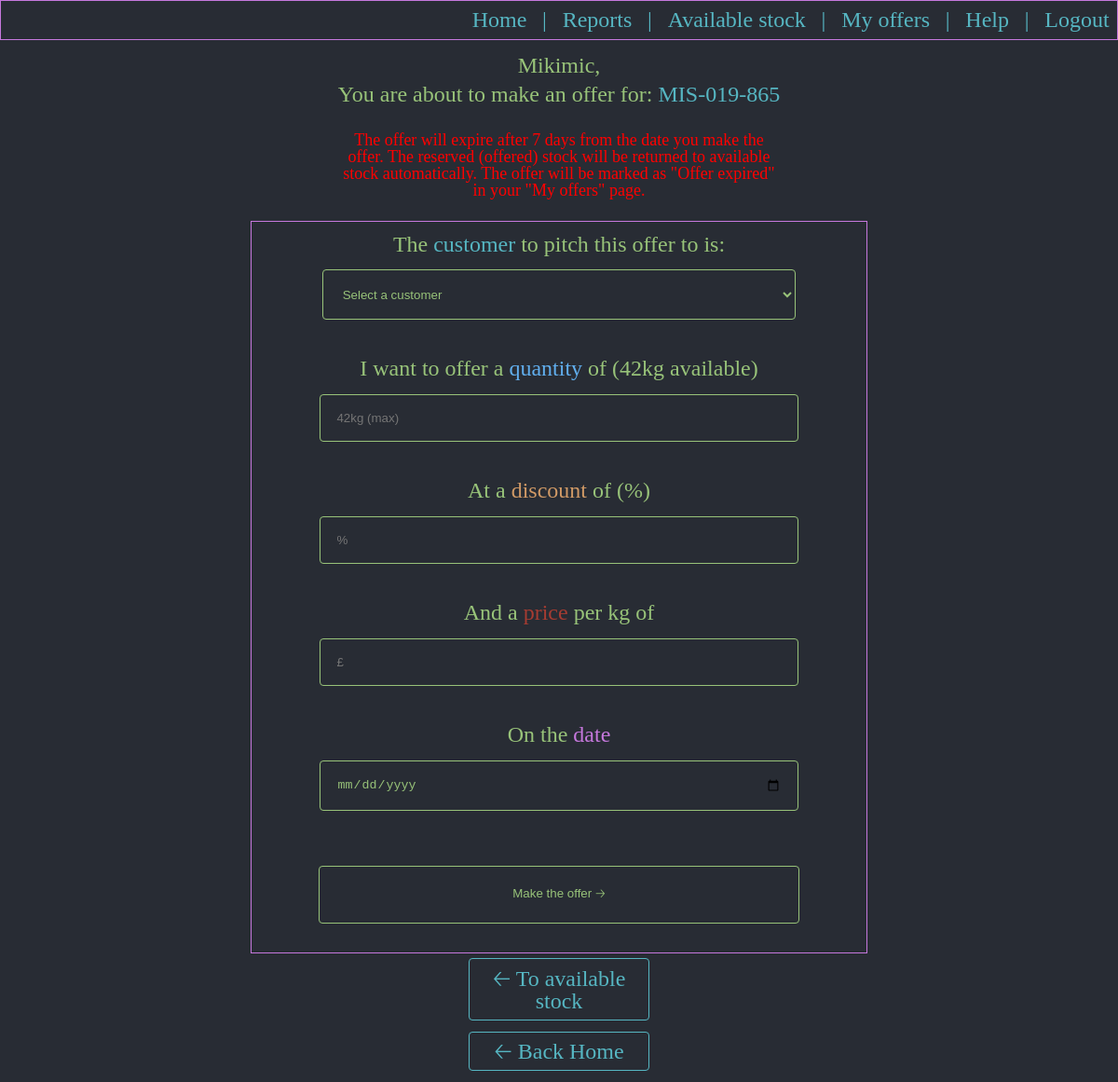
Page /usersmakeoffer/238 (signed in) on the earlier database version.
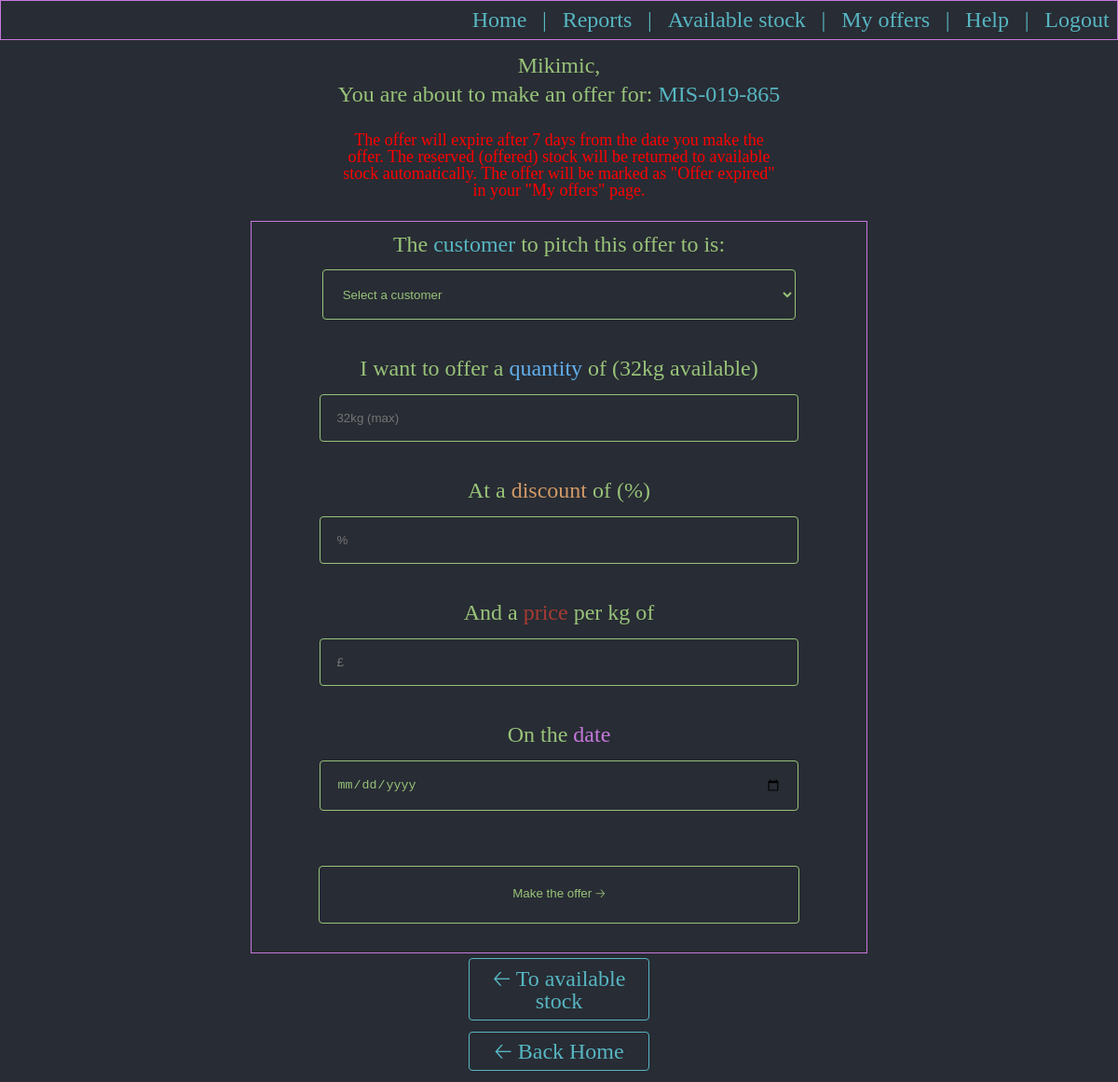
Same page on the later database version.
### aged/models.py (models this page shows, shortened)
class AvailableStock(models.Model):
    available_product = models.ForeignKey(Products, null=True, blank=True, on_delete=models.RESTRICT)
    stock_location = models.ForeignKey(LocationsForStocks, null=True, blank=True, on_delete=models.RESTRICT)
    expiration_date = models.DateField()
    batch = models.CharField(max_length = 100)
    original_quantity_in_kg = models.IntegerField()
    under_offer_quantity_in_kg = models.IntegerField(default=0)
    sold_quantity_in_kg = models.IntegerField(default=0)
    available_quantity_in_kg = models.IntegerField()
    class Meta:
        verbose_name_plural = 'Available stock'

class Products(models.Model):
    cod_material = models.CharField(max_length=100)
    description = models.CharField(max_length=200, null=True, blank=True)
    product_brand = models.ForeignKey(Brands, null=True, blank=True, on_delete=models.SET_NULL)
    product_material_type = models.ForeignKey(MaterialType, null=True, blank=True, on_delete=models.SET_NULL)
    def __str__(self):
        return self.cod_material
    class Meta:
        verbose_name_plural = 'Products'

### aged/views.py (the view, shortened to what this page needs)
# urls.py: path('usersmakeoffer/<str:itm_id>', views.usersmakeoffer, name='usersmakeoffer'),
@login_required
def usersmakeoffer(request, itm_id):
    stock_item = AvailableStock.objects.filter(id=itm_id).get()
    customers = Customers.objects.filter(salesperson_owning_account=request.user.id).order_by('customer_name')
    theSpecificStock = AvailableStock.objects.filter(id = itm_id).get()
    if request.method == 'GET':
        return render(request, 'aged/usersmakeoffer.html', {'stock_item':stock_item, 'customers':customers})

### aged/templates/aged/usersmakeoffer.html (shortened to what this page needs)
{% extends 'aged/base.html' %}
{% load static %}
{% block body %}
<div class="div_menu_no_border" id="mainDiv">
  <p class="p_menu">{{user}}, </p>
  <p class="p_menu">You are about to make an offer for: <span class="table_customer">{{ stock_item.available_product }}</span></p>
  <br>
  <p class="p_notification">The offer will expire after 7 days from the date you make the offer. The reserved (offered) stock will be returned to available stock automatically. The offer will be marked as "Offer expired" in your "My offers" page.</p>
  <br>
  <form class="form_offer" method="post">
    <label class="label_input">The <span class="table_customer">customer</span> to pitch this offer to is:</label>
    <select name="customer" class="input_offer_select" required>
      <option value="" disabled selected>Select a customer</option>
    </select>
    <br>
    <br>
    <label class="label_input">I want to offer a <span class="table_sku">quantity</span> of ({{ stock_item.available_quantity_in_kg }}kg available)</label>
    <input class="input_offer" type="number" name="quantity" min="0" max="{{ stock_item.available_quantity_in_kg }}" step="1" placeholder="{{ stock_item.available_quantity_in_kg }}kg (max)" required>
    <br>
    <br>
    <label class="label_input">At a <span class="table_status_offered">discount</span> of (%)</label>
    <input class="input_offer" type="number" min="0" max="100" step="0.1" name="discount_in_percent" placeholder="%" required>
    <br>
    <br>
    <label class="label_input">And a <span class="table_status_declined">price</span> per kg of</label>
    <input class="input_offer" type="number" name="price" min="0" max="100" step="0.01" placeholder="£" required>
    <br>
    <br>
    <label class="label_input">On the <span class="table_date">date</span></label>
    <br>
    <input class="input_offer" type="date" name="date_of_offer" required>
    <br>
    <br>
    <button class="input_form_submit_offer" name="postOne" type="submit" value="A" id="subBut">Make the offer 🡢</button>
  </form>
  <a class="a_menu" href="{% url 'userseallstock' %}">🡠 To available stock</a>
  <a class="a_menu" href="{% url 'home' %}">🡠 Back Home</a>
</div>
{% endblock %}

Differences in the rows shown:
changed AvailableStock "MIS-019-865": available_quantity_in_kg "42" → "32"; quantity "42kg (max)" → "32kg (max)"
